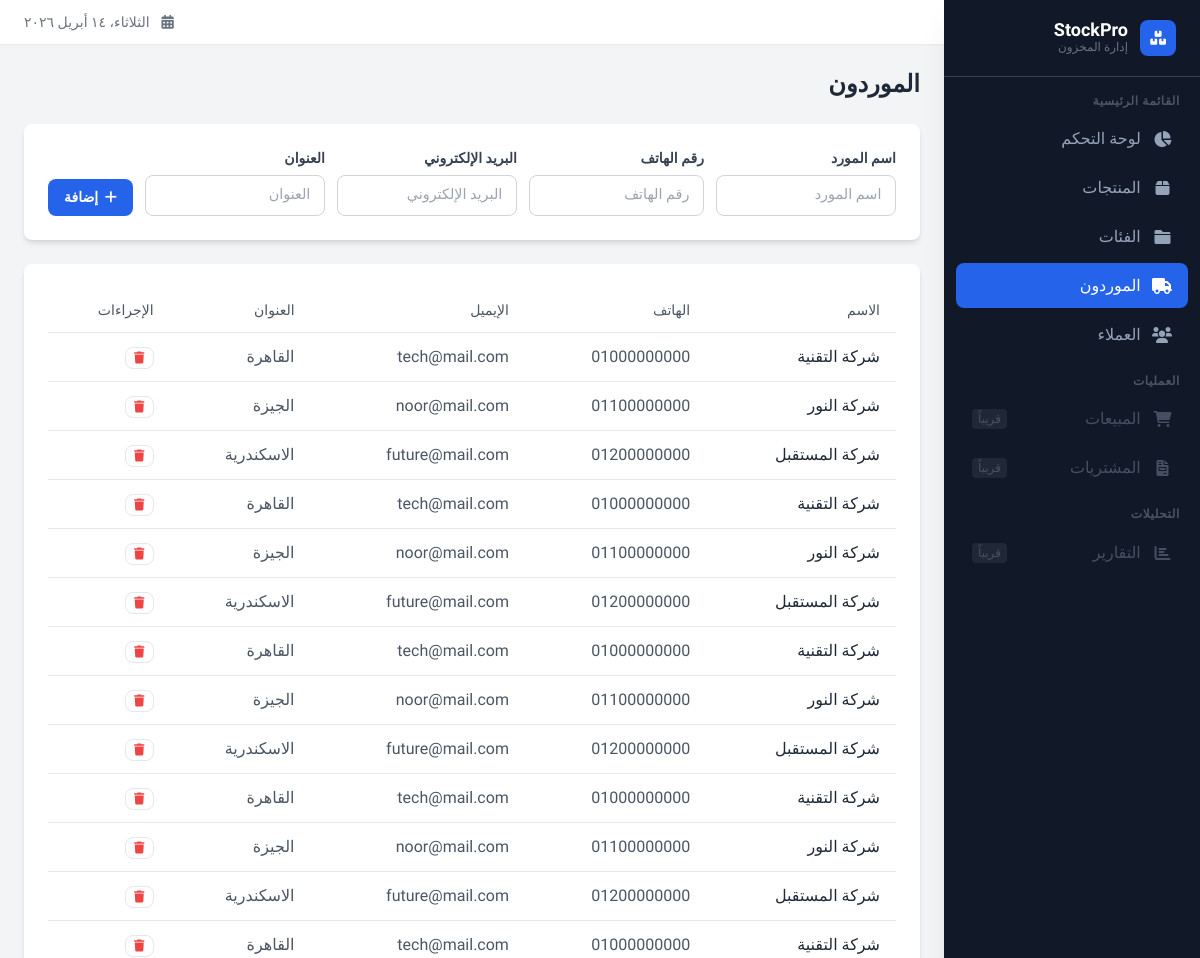
Before: /suppliers (upper part) with the older database file.
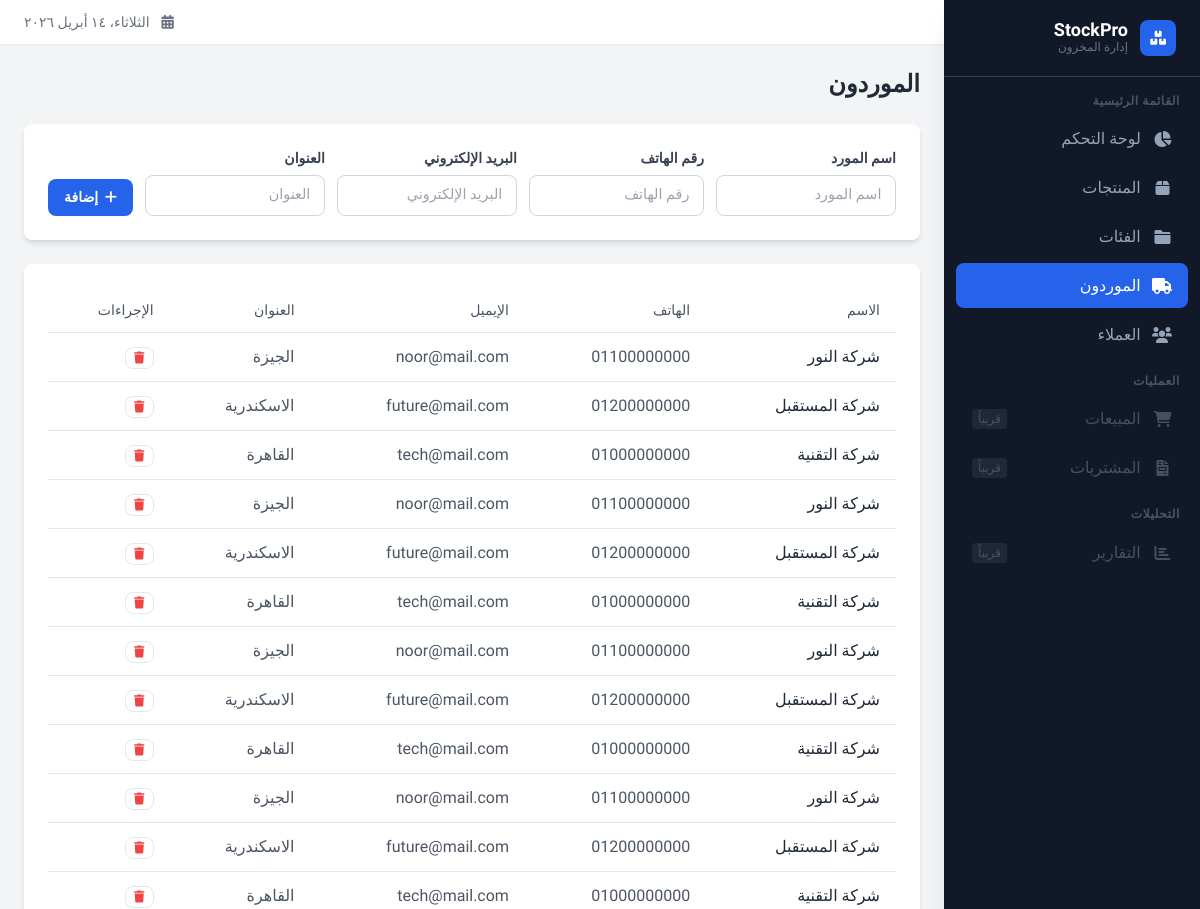
After: the same page with the newer database file.
### tables this page shows
CREATE TABLE suppliers ( --جدول الموردين
    id integer primary key autoincrement,
    name text not null,
    phone_number text,
    email text,
    address text
);

### app.py (the view)
@stokpro.route('/suppliers')
def suppliersPage():
    conn = get_db_connection()
    suppliers = conn.execute('SELECT * FROM suppliers').fetchall()
    conn.commit()
    conn.close()
    return render_template('suppliers.html', suppliers=suppliers)

### app.py (called while the page is built)
def get_db_connection():
    conn = sqlite3.connect('database/stockpro.db')
    conn.row_factory = sqlite3.Row
    return conn

### templates/suppliers.html (shortened to what this page needs)
{% extends "base.html" %}
{% block content %}
<div class="flex justify-between items-center mb-6">
    <h1 class="text-2xl font-bold text-gray-800">الموردون</h1>
</div>
<div class="bg-white rounded-lg shadow-md p-6 mb-6">
    <form action="{{ url_for('suppliersPageadd') }}" method="POST" class="flex flex-wrap gap-3 items-end">
        <div class="flex-1 min-w-[180px]">
            <label class="form-label">اسم المورد</label>
            <input type="text" name="name" class="form-input" placeholder="اسم المورد" required>
        </div>
        <div class="flex-1 min-w-[150px]">
            <label class="form-label">رقم الهاتف</label>
            <input type="text" name="phone" class="form-input" placeholder="رقم الهاتف">
        </div>
        <div class="flex-1 min-w-[180px]">
            <label class="form-label">البريد الإلكتروني</label>
            <input type="email" name="email" class="form-input" placeholder="البريد الإلكتروني">
        </div>
        <div class="flex-1 min-w-[180px]">
            <label class="form-label">العنوان</label>
            <input type="text" name="address" class="form-input" placeholder="العنوان">
        </div>
        <div>
            <button type="submit" class="btn btn-primary">
                <i class="fas fa-plus"></i> إضافة
            </button>
        </div>
    </form>
</div>
<div class="bg-white rounded-lg shadow-md p-6">
    <div class="overflow-x-auto">
        <table class="w-full">
            <thead>
                <tr class="border-b">
                    <th class="text-right py-3 px-4 text-sm font-medium text-gray-600">الاسم</th>
                    <th class="text-right py-3 px-4 text-sm font-medium text-gray-600">الهاتف</th>
                    <th class="text-right py-3 px-4 text-sm font-medium text-gray-600">الإيميل</th>
                    <th class="text-right py-3 px-4 text-sm font-medium text-gray-600">العنوان</th>
                    <th class="text-right py-3 px-4 text-sm font-medium text-gray-600">الإجراءات</th>
                </tr>
            </thead>
            <tbody>
                {% for supplier in suppliers %}
                <tr class="border-b hover:bg-gray-50">
                    <td class="py-3 px-4 font-medium text-gray-800">{{ supplier.name }}</td>
                    <td class="py-3 px-4 text-gray-600">{{ supplier.phone_number }}</td>
                    <td class="py-3 px-4 text-gray-600">{{ supplier.email }}</td>
                    <td class="py-3 px-4 text-gray-600">{{ supplier.address }}</td>
                    <td class="py-3 px-4">
                        <form action="{{ url_for('suppliersPagedelete', id=supplier.id) }}"
                              method="POST"
                              onsubmit="return confirm('هل أنت متأكد من حذف {{ supplier.name }}؟')"
                              style="display:inline;">
                            <button type="submit" class="btn btn-ghost text-xs px-2 py-1">
                                <i class="fas fa-trash text-red-500"></i>
                            </button>
                        </form>
                    </td>
                </tr>
                {% endfor %}
            </tbody>
        </table>
    </div>
</div>
{% endblock %}

Changed rows visible on the page:
removed suppliers: name "شركة التقنية", phone_number "01000000000", email "tech@mail.com", address "القاهرة"
